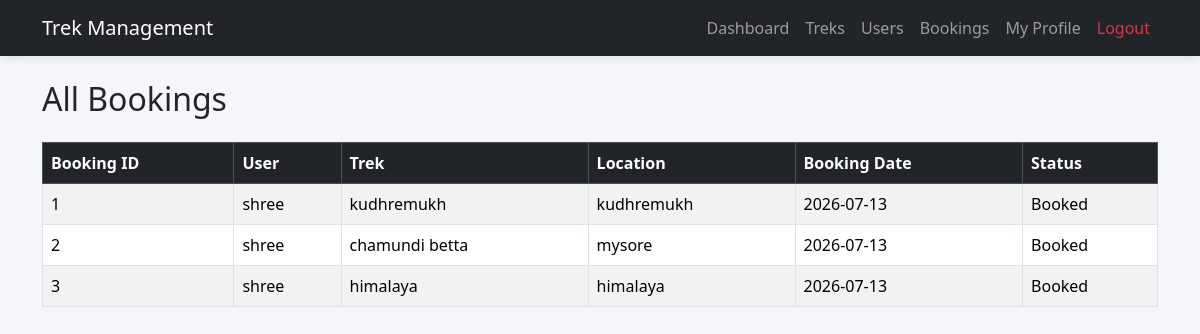
The page /admin/bookings (signed in) on the database as committed earlier.
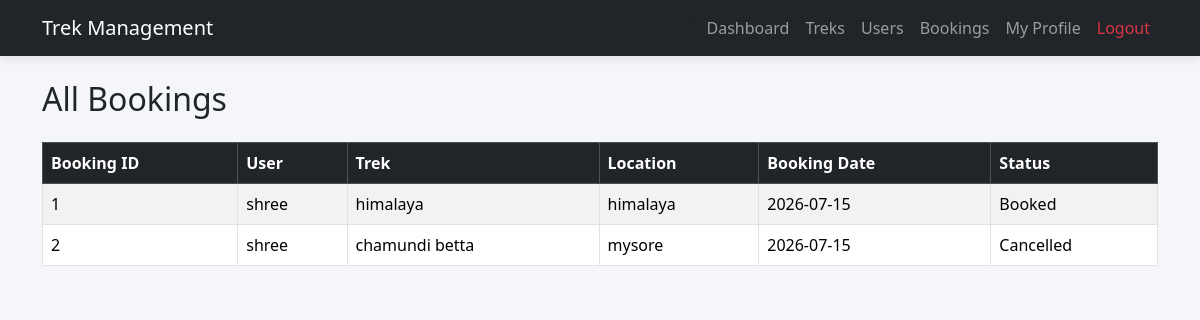
The same page on the database as committed later.
### application/models.py (models this page shows, shortened)
class Booking(db.Model):
    __tablename__ = "bookings"
    id = db.Column(db.Integer, primary_key=True)
    user_id = db.Column(
        db.Integer,
        db.ForeignKey("users.id"),
        nullable=False
    )
    trek_id = db.Column(
        db.Integer,
        db.ForeignKey("treks.id"),
        nullable=False
    )
    booking_date = db.Column(
        db.Date,
        nullable=False
    )
    status = db.Column(
        db.String(20),
        default="Booked"
    )
    user = db.relationship(
        "User",
        backref="bookings"
    )
    trek = db.relationship(
        "Trek",
        backref="bookings"
    )

class User(db.Model):
    __tablename__ = "users"
    id = db.Column(db.Integer, primary_key=True)
    username = db.Column(db.String(50), nullable=False, unique=True)
    email = db.Column(db.String(120), nullable=False, unique=True)
    password = db.Column(db.String(255), nullable=False)
    role = db.Column(db.String(20), nullable=False)
    is_approved = db.Column(db.Boolean, default=False)
    is_blacklisted = db.Column(db.Boolean, default=False)

class Trek(db.Model):
    __tablename__ = "treks"
    id = db.Column(db.Integer, primary_key=True)
    trek_name = db.Column(db.String(100), nullable=False)
    location = db.Column(db.String(100), nullable=False)
    difficulty = db.Column(db.String(20), nullable=False)
    duration = db.Column(db.Integer, nullable=False)
    available_slots = db.Column(db.Integer, nullable=False)
    assigned_staff_id = db.Column(
        db.Integer,
        db.ForeignKey("users.id"),
        nullable=True
    )
    status = db.Column(
        db.String(20),
        default="Pending"
    )
    start_date = db.Column(db.Date, nullable=False)
    end_date = db.Column(db.Date, nullable=False)
    staff = db.relationship("User", backref="assigned_treks")

### app.py (the view)
@app.route("/admin/bookings")
def view_bookings():
    if "user_id" not in session:
        return redirect("/login")
    if session["role"] != "admin":
        return "Access Denied"
    bookings = Booking.query.all()
    return render_template(
        "view_bookings.html",
        bookings=bookings
    )

### templates/view_bookings.html (shortened to what this page needs)
{% extends "base.html" %}
{% block content %}
<div class="container mt-4">
    <h2 class="mb-4">All Bookings</h2>
    <table class="table table-bordered table-striped">
        <thead class="table-dark">
            <tr>
                <th>Booking ID</th>
                <th>User</th>
                <th>Trek</th>
                <th>Location</th>
                <th>Booking Date</th>
                <th>Status</th>
            </tr>
        </thead>
        <tbody>
            {% for booking in bookings %}
            <tr>
                <td>{{ booking.id }}</td>
                <td>{{ booking.user.username }}</td>
                <td>{{ booking.trek.trek_name }}</td>
                <td>{{ booking.trek.location }}</td>
                <td>{{ booking.booking_date }}</td>
                <td>{{ booking.status }}</td>
            </tr>
            {% else %}
            <tr>
                <td colspan="6">No Bookings Found</td>
            </tr>
            {% endfor %}
        </tbody>
    </table>
</div>
{% endblock %}

Rows that differ between the two databases and show on the page:
removed Booking: id "3", user.username "shree", trek.trek_name "himalaya", trek.location "himalaya", booking_date "2026-07-13", status "Booked"
changed Booking "Booked": trek.trek_name "kudhremukh" → "himalaya"; trek.location "kudhremukh" → "himalaya"; booking_date "2026-07-13" → "2026-07-15"
changed Booking "chamundi betta": booking_date "2026-07-13" → "2026-07-15"; status "Booked" → "Cancelled"
